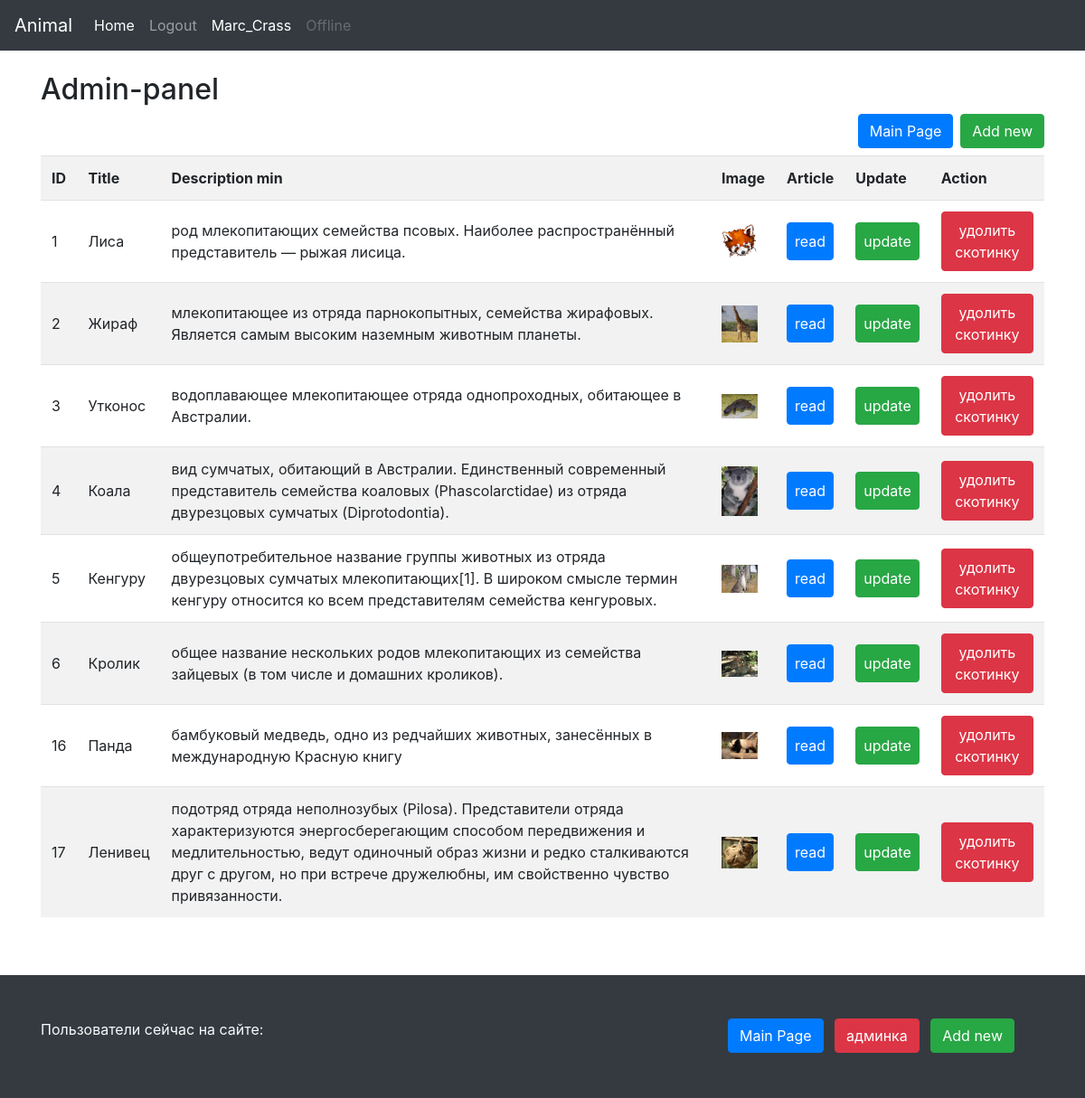
/admin.php (signed in), run on the app's committed database.
### tables this page shows
CREATE TABLE `info` (
  `id` int(11) NOT NULL,
  `title` varchar(255) NOT NULL,
  `category` int(11) NOT NULL,
  `descr_min` text NOT NULL,
  `description` text NOT NULL,
  `image` varchar(500) DEFAULT NULL
);

### core/function.php (called while the page is built, shortened)
<?php
function select($conn){
    $sql = "SELECT * FROM info";
    $result = mysqli_query($conn, $sql);
    $a = array();
    if (mysqli_num_rows($result) > 0) {
        while($row = mysqli_fetch_assoc($result)) {
            $a[] = $row;
        }
    }
    return $a;
}
?>

### admin.php (the view, shortened to what this page needs)
<?php require_once 'template/include.php'; ?>
<?php
    $data = select($conn);
    require_once('template/header.php');
?>
<div class="container">
    <div class="row">
        <div class="col-lg-12">
        <?php
            echo '<h2>Admin-panel</h2>';
            echo '<div class="mt-2 mb-2 text-right">';
            echo '<a href="/"><button class="btn btn-primary mr-2">Main Page</button></a>';
			echo '<a href="/admin-create"><button class="btn btn-success">Add new</button></a></div>';
            $out = '<table  class="table table-striped">';
            $out .='<tr><th>ID</th><th>Title</th><th>Description min</th><th>Image</th><th>Article</th><th>Update</th><th>Action</th></tr>';
            for ($i=0; $i < count($data); $i++){
            $out .="<tr class='admin-tr'>
                        <td>{$data[$i]['id']}</td>
                        <td>{$data[$i]['title']}</td>
                        <td>{$data[$i]['descr_min']}</td>
                        <td><img src='/images/{$data[$i]['image']}' width='40'></td>
                        <td><a href='/article/{$data[$i]['id']}' class='btn btn-primary p-2'>read</a></td>
                        <td><a href='/admin-update/{$data[$i]['id']}' class='btn btn-success p-2'>update</a></td>
                        <td><a data='{$data[$i]['id']}' class='check-delete btn btn-danger text-white p-2'>удолить скотинку</a></td>
                    </tr>";
            }
            $out .='</table>';
            echo $out;
            ?>
        </div>
    </div>
</div>
<?php
require_once('template/footer.php');
?>

### css/style.css (style rules this page uses)
html, body { height: 100%; }
.admin-tr > td { vertical-align: middle; }

### data on the page
info: id "1", title "Лиса", descr_min "род млекопитающих семейства псовых. Наиболее распространённый представитель — рыжая лисица.", image (picture)
info: id "2", title "Жираф", descr_min "млекопитающее из отряда парнокопытных, семейства жирафовых. Является самым высоким наземным животным планеты.", image (picture)
info: id "3", title "Утконос", descr_min "водоплавающее млекопитающее отряда однопроходных, обитающее в Австралии.", image (picture)
info: id "4", title "Коала", descr_min "вид сумчатых, обитающий в Австралии. Единственный современный представитель семейства коаловых (Phascolarctidae) из отряда двурезцовых сумчатых (Diprotodontia).", image (picture)
info: id "5", title "Кенгуру", descr_min "общеупотребительное название группы животных из отряда двурезцовых сумчатых млекопитающих[1]. В широком смысле термин кенгуру относится ко всем представителям семейства кенгуровых.", image (picture)
info: id "6", title "Кролик", descr_min "общее название нескольких родов млекопитающих из семейства зайцевых (в том числе и домашних кроликов).", image (picture)
info: id "16", title "Панда", descr_min "бамбуковый медведь, одно из редчайших животных, занесённых в международную Красную книгу", image (picture)
info: id "17", title "Ленивец", descr_min "подотряд отряда неполнозубых (Pilosa). Представители отряда характеризуются энергосберегающим способом передвижения и медлительностью, ведут одиночный образ жизни и редко сталкиваются друг с другом, но при встрече дружелюбны, им свойственно чувство привязанности.", image (picture)

### other printed values
$user_login->{'login'} "Marc_Crass"
$status "Offline"
